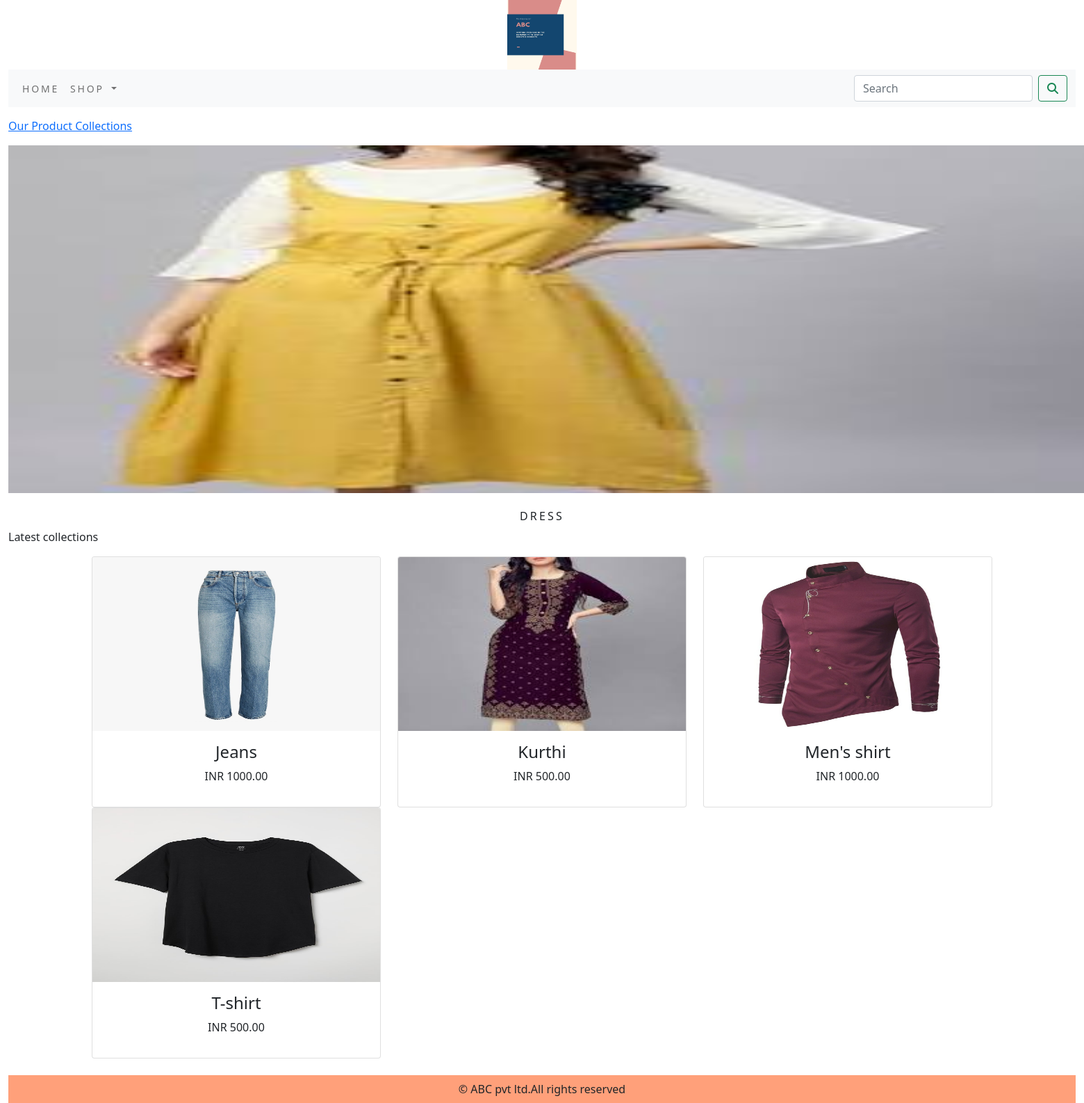
/shop/dress/, run on the app's committed database.
### shop/models.py (models this page shows, shortened)
class Category(models.Model):
    name=models.CharField(max_length=250,unique=True)
    slug=models.SlugField(max_length=250,unique=True)
    description=models.TextField(blank=True)
    image=models.ImageField(upload_to='category',blank=True)
    class Meta:
        ordering=('name',)
        verbose_name='category'
        verbose_name_plural='categories'
    def get_url(self):
        return reverse('shop:products_by_category',args=[self.slug])

class Product(models.Model):
    name = models.CharField(max_length=250, unique=True)
    slug = models.SlugField(max_length=250, unique=True)
    description = models.TextField(blank=True)
    price=models.DecimalField(max_digits=10,decimal_places=2)
    category=models.ForeignKey(Category,on_delete=models.CASCADE)
    image = models.ImageField(upload_to='product', blank=True)
    stock=models.IntegerField()
    available=models.BooleanField(default=True)
    created=models.DateTimeField(auto_now_add=True)
    updated=models.DateTimeField(auto_now=True)
    def get_url(self):
        return reverse('shop:prodCatdetail',args=[self.category.slug,self.slug])
    class Meta:
        ordering=('name',)
        verbose_name='product'
        verbose_name_plural='products'

### shop/views.py (the view)
# urls.py: path('',views.allProdCat,name='allProdCat'),
def allProdCat(request, c_slug=None):
    c_page = None
    products_list = None
    if c_slug != None:
        c_page = get_object_or_404(Category, slug=c_slug)
        products_list = Product.objects.all().filter(category=c_page, available=True)
    else:
        products_list = Product.objects.all().filter(available=True)
    paginator = Paginator(products_list,6)
    try:
        page=int(request.GET.get('page','1'))
    except:
        page=1
    try:
        products=paginator.page(page)
    except(EmptyPage,InvalidPage):
        products=paginator.page(paginator.num_pages)
    return render(request, "category.html", {'category':c_page,'products':products})

### cart/context_processors.py (called while the page is built)
def counter(request):
    item_count=0
    if 'admin' in request.path:
        return {}
    else:
        try:
            cart=Cart.objects.filter(cart_id=_cart_id(request))
            cart_items=CartItem.objects.all().filter(cart=cart[:1])
            for cart_item in cart_items:
                item_count += cart_item.quantity
        except Cart.DoesNotExist:
            item_count = 0
    return dict(item_count=item_count)

### cart/views.py (called while the page is built)
def _cart_id(request):
    cart=request.session.session_key
    if not cart:
        cart=request.session.create()
    return cart

### shop/context_processors.py (called while the page is built)
def menu_links(request):
    links=Category.objects.all()
    return dict(links=links)

### templates/category.html (shortened to what this page needs)
{% extends 'base.html' %}
{% load static %}
{% block content %}
    {% if category %}
        <div>
            <div class="row my_row_class">
                <div class="mx-auto">
                <p><a href="{% url 'shop:allProdCat' %}"> Our Product Collections </a> </p>
            </div>
                </div>
        </div>
    {% endif %}
<div class="mx_auto">
    {% if category %}
        <img class="my_image" src ="{{ category.image.url }}" alt="{{ category.name }}" width="1810px" height="500px">
</div>
    <br>
<div>
    <h1 class="text-center my_title">{{ category.name }}</h1>
    <p class="text-justify">{{ category.description }}</p>
</div>
    {% endif %}
<div class="container">
    <div class="row mx_auto">
        {% for product in products.object_list %}
        <div class="my_bottom margin col-9 col-sm-12 col-md-4 col-lg-4">
            <div class="card text-center" style="min-width:18rem;">
                <a href="{{product.get_url}}"><img class="card-img-top my_image" src="{{product.image.url}}" alt="{{product.name}}" width="250px" height="250px"></a>
            <div class="card-body">
                <h4>{{product.name}}</h4>
                <p>INR {{product.price}}</p>
            </div>
            </div>
        </div>
        {% endfor %}
    </div>
    <br>
</div>
{% endblock %}

### templates/base.html (shortened to what this page needs)
{% load static %}
<!DOCTYPE html>
<html lang="en">
<head>
    <link rel="stylesheet" href="{% static 'css/custom.css' %}">
    <link rel="stylesheet" href="{% static 'css/bootstrap.min.css' %}">
</head>
<body>
<div class="container-fluid">
{% include 'header.html' %}
{% include 'nav.html' %}
{% block content %}
{% endblock %}
    {% include 'footer.html' %}
    </div>
</body>
</html>

### templates/header.html
{% load static %}
<header>
    <center>
        <a href="{% url 'shop:allProdCat' %}"> <img src="{% static 'img/logo.png' %}" alt="logoimage" width="100px" height="100px"></a>
    </center>
</header>

### templates/nav.html (shortened to what this page needs)
<nav class="navbar navbar-expand-lg navbar-light bg-light">
    <div class="container-fluid">
  <div class="collapse navbar-collapse" id="navbarSupportedContent">
    <ul class="navbar-nav me-auto mb-2 mb-lg-0">
      <li class="nav-item">
        <a class="nav-link" href="{% url 'shop:allProdCat' %}">Home</a>
      </li>
      <li class="nav-item dropdown {% if 'shop' in request.path %} active {% endif %}">
        <a class="nav-link dropdown-toggle" href="" id="navbarDropdown" role="button" data-bs-toggle="dropdown" aria-expanded="false">
          Shop
        </a>
      </li>
    </ul>
    <form class="d-flex" action="{% url 'search_app:SearchResult' %}" method="get">
      <input class="form-control me-2" type="search" placeholder="Search" name="q" aria-label="Search">
      <button class="btn btn-outline-success" type="submit"><i class="fas fa-search"></i></button>
    </form>
    </div>
  </div>
</nav>

### templates/footer.html
<div class="footer navbar-fixed-bottom my_footer">
  <p class="text-center">&copy; ABC pvt ltd.All rights reserved</p>
</div>

### static/css/custom.css (style rules this page uses)
body { font-family: 'Roboto', sans-serif; }
.nav-item { letter-spacing : .2em; font-size : 14px; text-transform : uppercase; }
.my_footer { background-color : #FFA07A; height : 2.5em; position :relative; }
.my_footer p { margin: 0; position: absolute; top: 50%; left: 50%; margin-right: -50%; transform: translate(-50%, -50%) }
.my_row_class { padding-top : 15px; }
.my_image { width : 50% height : auto; }
.my_title { font-size : 16px; text-transform : uppercase; letter-spacing : .2em; }

### data on the page
Category: image (picture), name "DRESS", description "Latest collections"
Product: image (picture), name "Jeans", price "1000.00"
Product: image (picture), name "Kurthi", price "500.00"
Product: image (picture), name "Men's shirt", price "1000.00"
Product: image (picture), name "T-shirt", price "500.00"
